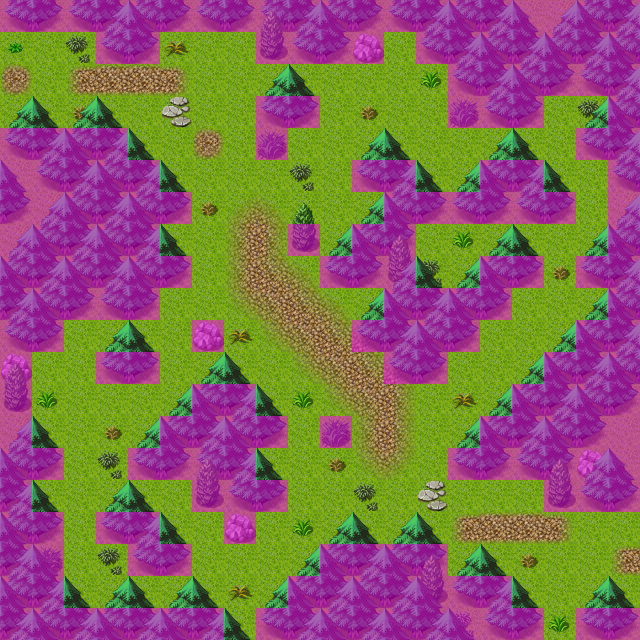

The image is a tile-based game level rendered from a .tmx file. Its description and source (layers, tilesets, objects; grid data summarised) follow:
An orthogonal 20x20 tile map with 32x32 px tiles, 4 tile layers (Ground, Objects, Above, Walkable), 40 tilesets and 6 objects (4x spawn, 2x mapchange).

<map version="1.0" orientation="orthogonal" width="20" height="20" tilewidth="32" tileheight="32">
 <properties>
  <property name="outdoors" value="1" />
 </properties>
 <tileset firstgid="1" name="map_bed_1" tilewidth="32" tileheight="32">
  <image source="../drawable/map_bed_1.png" width="512" height="256" />
 </tileset>
 <tileset firstgid="129" name="map_border_1" tilewidth="32" tileheight="32">
  <image source="../drawable/map_border_1.png" width="512" height="256" />
 </tileset>
 <tileset firstgid="257" name="map_bridge_1" tilewidth="32" tileheight="32">
  <image source="../drawable/map_bridge_1.png" width="512" height="256" />
 </tileset>
 <tileset firstgid="385" name="map_broken_1" tilewidth="32" tileheight="32">
  <image source="../drawable/map_broken_1.png" width="512" height="256" />
 </tileset>
 <tileset firstgid="513" name="map_cavewall_1" tilewidth="32" tileheight="32">
  <image source="../drawable/map_cavewall_1.png" width="576" height="192" />
 </tileset>
 <tileset firstgid="621" name="map_cavewall_2" tilewidth="32" tileheight="32">
  <image source="../drawable/map_cavewall_2.png" width="576" height="192" />
 </tileset>
 <tileset firstgid="729" name="map_cavewall_3" tilewidth="32" tileheight="32">
  <image source="../drawable/map_cavewall_3.png" width="576" height="192" />
 </tileset>
 <tileset firstgid="837" name="map_chair_table_1" tilewidth="32" tileheight="32">
  <image source="../drawable/map_chair_table_1.png" width="512" height="256" />
 </tileset>
 <tileset firstgid="965" name="map_crate_1" tilewidth="32" tileheight="32">
  <image source="../drawable/map_crate_1.png" width="512" height="256" />
 </tileset>
 <tileset firstgid="1093" name="map_cupboard_1" tilewidth="32" tileheight="32">
  <image source="../drawable/map_cupboard_1.png" width="512" height="256" />
 </tileset>
 <tileset firstgid="1221" name="map_curtain_1" tilewidth="32" tileheight="32">
  <image source="../drawable/map_curtain_1.png" width="512" height="256" />
 </tileset>
 <tileset firstgid="1349" name="map_entrance_1" tilewidth="32" tileheight="32">
  <image source="../drawable/map_entrance_1.png" width="512" height="256" />
 </tileset>
 <tileset firstgid="1477" name="map_fence_1" tilewidth="32" tileheight="32">
  <image source="../drawable/map_fence_1.png" width="512" height="256" />
 </tileset>
 <tileset firstgid="1605" name="map_fence_2" tilewidth="32" tileheight="32">
  <image source="../drawable/map_fence_2.png" width="512" height="256" />
 </tileset>
 <tileset firstgid="1733" name="map_ground_1" tilewidth="32" tileheight="32">
  <image source="../drawable/map_ground_1.png" width="512" height="256" />
 </tileset>
 <tileset firstgid="1861" name="map_ground_2" tilewidth="32" tileheight="32">
  <image source="../drawable/map_ground_2.png" width="512" height="256" />
 </tileset>
 <tileset firstgid="1989" name="map_ground_3" tilewidth="32" tileheight="32">
  <image source="../drawable/map_ground_3.png" width="512" height="256" />
 </tileset>
 <tileset firstgid="2117" name="map_ground_4" tilewidth="32" tileheight="32">
  <image source="../drawable/map_ground_4.png" width="512" height="256" />
 </tileset>
 <tileset firstgid="2245" name="map_ground_5" tilewidth="32" tileheight="32">
  <image source="../drawable/map_ground_5.png" width="512" height="256" />
 </tileset>
 <tileset firstgid="2373" name="map_ground_6" tilewidth="32" tileheight="32">
  <image source="../drawable/map_ground_6.png" width="512" height="256" />
 </tileset>
 <tileset firstgid="2501" name="map_ground_7" tilewidth="32" tileheight="32">
  <image source="../drawable/map_ground_7.png" width="512" height="256" />
 </tileset>
 <tileset firstgid="2629" name="map_ground_8" tilewidth="32" tileheight="32">
  <image source="../drawable/map_ground_8.png" width="512" height="256" />
 </tileset>
 <tileset firstgid="2757" name="map_indoor_1" tilewidth="32" tileheight="32">
  <image source="../drawable/map_indoor_1.png" width="512" height="256" />
 </tileset>
 <tileset firstgid="2885" name="map_kitchen_1" tilewidth="32" tileheight="32">
  <image source="../drawable/map_kitchen_1.png" width="512" height="256" />
 </tileset>
 <tileset firstgid="3013" name="map_outdoor_1" tilewidth="32" tileheight="32">
  <image source="../drawable/map_outdoor_1.png" width="512" height="256" />
 </tileset>
 <tileset firstgid="3141" name="map_pillar_1" tilewidth="32" tileheight="32">
  <image source="../drawable/map_pillar_1.png" width="512" height="256" />
 </tileset>
 <tileset firstgid="3269" name="map_plant_1" tilewidth="32" tileheight="32">
  <image source="../drawable/map_plant_1.png" width="512" height="256" />
 </tileset>
 <tileset firstgid="3397" name="map_rock_1" tilewidth="32" tileheight="32">
  <image source="../drawable/map_rock_1.png" width="512" height="256" />
 </tileset>
 <tileset firstgid="3525" name="map_roof_1" tilewidth="32" tileheight="32">
  <image source="../drawable/map_roof_1.png" width="512" height="256" />
 </tileset>
 <tileset firstgid="3653" name="map_roof_2" tilewidth="32" tileheight="32">
  <image source="../drawable/map_roof_2.png" width="512" height="256" />
 </tileset>
 <tileset firstgid="3781" name="map_shop_1" tilewidth="32" tileheight="32">
  <image source="../drawable/map_shop_1.png" width="512" height="256" />
 </tileset>
 <tileset firstgid="3909" name="map_sign_ladder_1" tilewidth="32" tileheight="32">
  <image source="../drawable/map_sign_ladder_1.png" width="512" height="256" />
 </tileset>
 <tileset firstgid="4037" name="map_table_1" tilewidth="32" tileheight="32">
  <image source="../drawable/map_table_1.png" width="512" height="256" />
 </tileset>
 <tileset firstgid="4165" name="map_trail_1" tilewidth="32" tileheight="32">
  <image source="../drawable/map_trail_1.png" width="512" height="256" />
 </tileset>
 <tileset firstgid="4293" name="map_tree_1" tilewidth="32" tileheight="32">
  <image source="../drawable/map_tree_1.png" width="512" height="256" />
 </tileset>
 <tileset firstgid="4421" name="map_wall_1" tilewidth="32" tileheight="32">
  <image source="../drawable/map_wall_1.png" width="512" height="256" />
 </tileset>
 <tileset firstgid="4549" name="map_wall_2" tilewidth="32" tileheight="32">
  <image source="../drawable/map_wall_2.png" width="480" height="256" />
 </tileset>
 <tileset firstgid="4669" name="map_wall_3" tilewidth="32" tileheight="32">
  <image source="../drawable/map_wall_3.png" width="480" height="256" />
 </tileset>
 <tileset firstgid="4789" name="map_window_1" tilewidth="32" tileheight="32">
  <image source="../drawable/map_window_1.png" width="512" height="256" />
 </tileset>
 <tileset firstgid="4917" name="map_window_2" tilewidth="32" tileheight="32">
  <image source="../drawable/map_window_2.png" width="512" height="256" />
 </tileset>
 <layer name="Ground" width="20" height="20">
  <data>[400 cells, 400 non-empty, 1 distinct tile ids]</data>
 </layer>
 <layer name="Objects" width="20" height="20">
  <data>[400 cells, 256 non-empty, 26 distinct tile ids]</data>
 </layer>
 <layer name="Above" width="20" height="20">
  <data>[400 cells, 80 non-empty, 4 distinct tile ids]</data>
 </layer>
 <layer name="Walkable" width="20" height="20">
  <data>[400 cells, 201 non-empty, 1 distinct tile ids]</data>
 </layer>
 <objectgroup name="Mapevents">
  <object name="west" type="mapchange" x="0" y="32" width="32" height="96">
   <properties>
    <property name="map" value="blackwater_mountain1" />
    <property name="place" value="east" />
   </properties>
  </object>
  <object name="east" type="mapchange" x="608" y="512" width="32" height="96">
   <properties>
    <property name="map" value="blackwater_mountain0" />
    <property name="place" value="west" />
   </properties>
  </object>
 </objectgroup>
 <objectgroup name="Spawn">
  <!-- 4 objects omitted --></objectgroup>
 <objectgroup name="Keys" />
</map>
<!-- 4 of 6 objects omitted -->
